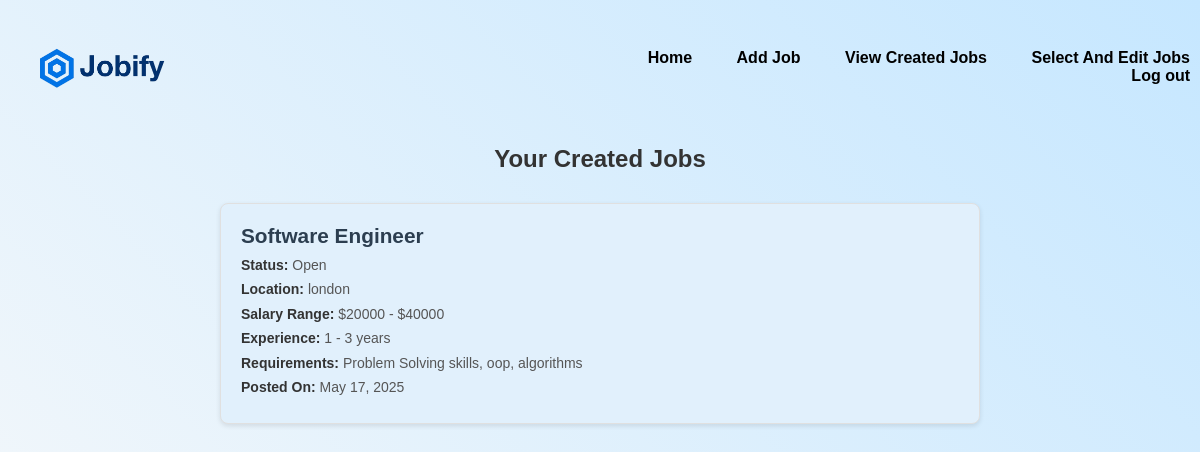
Screenshot of /viewCreatedJobs/ (signed in) with the database file from the repository.
### base/models.py (models this page shows, shortened)
class Job(models.Model):
    STATUS_CHOICES = [
        ('Open', 'Open'),
        ('Closed', 'Closed'),
    ]
    employer = models.ForeignKey(User, on_delete=models.CASCADE, related_name='posted_jobs')
    title = models.CharField(max_length=200)
    description = models.TextField()
    min_experience = models.IntegerField(default=0, null = False)  # New: For filtering
    max_experience = models.IntegerField(default=1, null = False)   # New
    min_salary = models.IntegerField(default=0, null = False)      # New: Replace CharField
    max_salary = models.IntegerField(default=0, null = False)      # New
    requirements = models.TextField()
    location = models.CharField(max_length=200)
    status = models.CharField(max_length=10, choices=STATUS_CHOICES, default='Open')  # New
    datePosted = models.DateTimeField(auto_now_add=True)
    updateDate = models.DateTimeField(auto_now=True)
    class Meta:
        ordering = ['-updateDate', '-datePosted']

### base/views.py (the view)
# urls.py: path('viewCreatedJobs/', views.viewCreatedJobs, name='viewCreatedJobs'),
@login_required(login_url='login')
def viewCreatedJobs(request):
    if not request.user.is_admin:
        messages.error(request, "Unauthorized access")
        return redirect('home')
    jobs = Job.objects.filter(employer=request.user).order_by('-datePosted')
    return render(request, 'base/viewCreatedJobs.html', {'jobs': jobs})

### base/templates/base/viewCreatedJobs.html (shortened to what this page needs)
{% extends "main.html" %}
{% load static %}
{% block styles %}
    <link rel="stylesheet" href="{% static 'css/global.css' %}" />
    <link rel="stylesheet" href="{% static 'css/viewCreatedJobs.css' %}" />
{% endblock styles%}
{% block content %}
        <div class="jobs-container">
            <h2>Your Created Jobs</h2>
            {% if jobs %}
                <ul class="job-list">
                    {% for job in jobs %}
                        <li class="job-item">
                            <h3>{{ job.title }}</h3>
                            <div class="job-details">
                                <p><strong>Status:</strong> <span class="status-{{ job.status|lower }}">{{ job.status }}</span></p>
                                <p><strong>Location:</strong> {{ job.location }}</p>
                                <p><strong>Salary Range:</strong> ${{ job.min_salary }} - ${{ job.max_salary }}</p>
                                <p><strong>Experience:</strong> {{ job.min_experience }} - {{ job.max_experience }} years</p>
                                <p><strong>Requirements:</strong> {{ job.requirements|truncatewords:15 }}</p>
                                <p><strong>Posted On:</strong> {{ job.datePosted|date:"M d, Y" }}</p>
                            </div>
                        </li>
                    {% endfor %}
                </ul>
            {% else %}
                <p class="no-jobs">You haven't posted any jobs yet.</p>
            {% endif %}
        </div>
{% endblock content %}

### static/css/global.css (style rules this page uses)
* { margin: 0; padding: 0; font-family: 'Poppins', sans-serif; box-sizing: border-box; }

### static/css/viewCreatedJobs.css (style rules this page uses)
.job-list { max-width: 800px; margin: 30px auto; padding: 0; list-style: none; font-family: Arial, sans-serif; }
.jobs-container { max-width: 800px; margin: 0 auto; padding: 20px; text-align: left; }
.jobs-container h2 { margin-bottom: 30px; color: #333; font-size: 24px; text-align: center; }
.job-list h3 { color: #2c3e50; margin: 0 0 8px 0; font-size: 1.3em; }
.job-item { border: 1px solid #e0e0e0; border-radius: 8px; padding: 20px; margin-bottom: 20px; box-shadow: 0 2px 5px rgba(0,0,0,0.1); transition: all 0.3s ease; background: #e1f0fc; }
.job-item p { margin: 5px 0; color: #555; font-size: 14px; line-height: 1.4; }
.job-item p strong { color: #333; }

### rows the page displays
Job: title "Software Engineer", status "Open", location "london", min_salary "20000", max_salary "40000", min_experience "1", max_experience "3", requirements "Problem Solving skills, oop, algorithms", datePosted "May 17, 2025"
